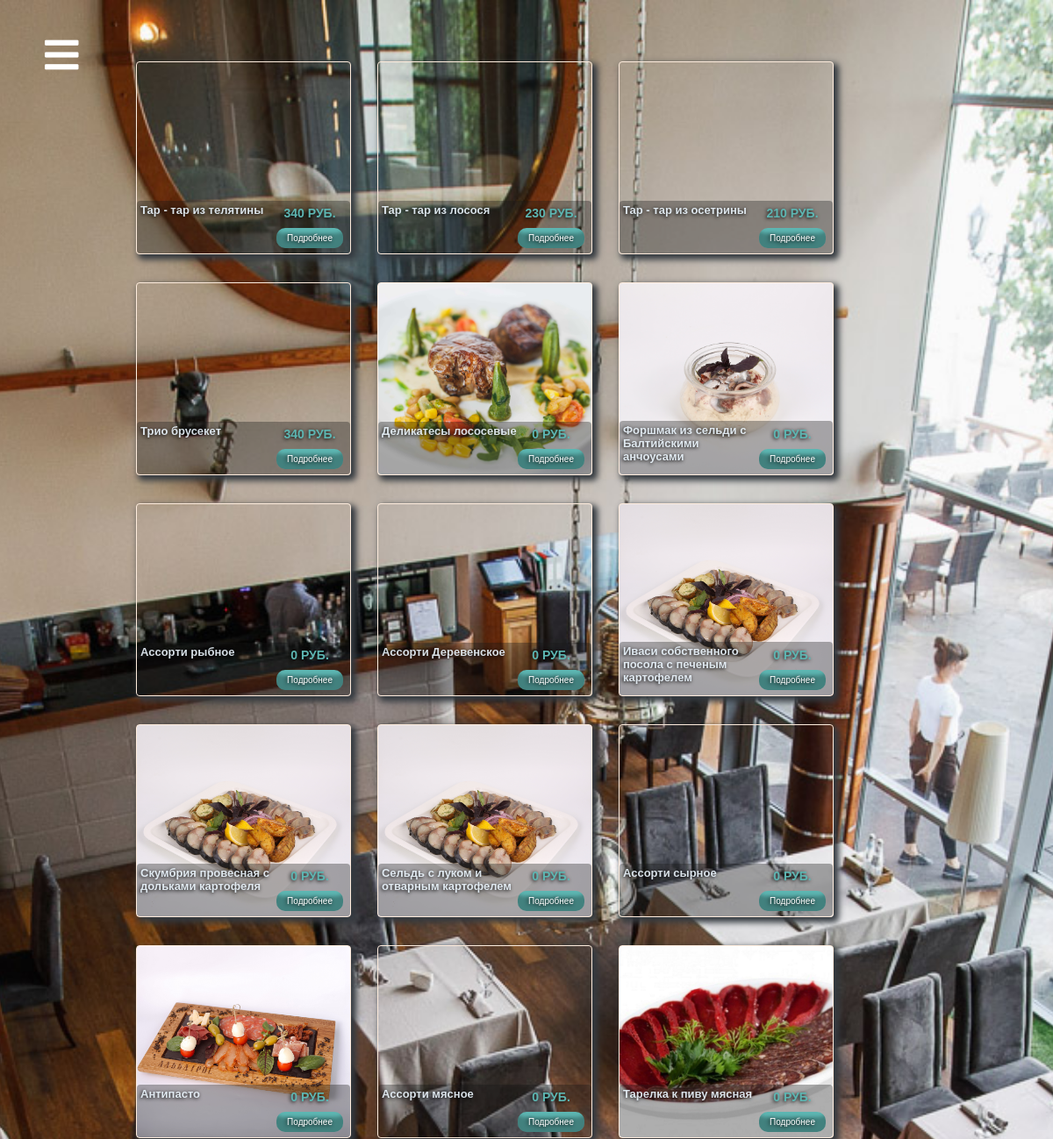
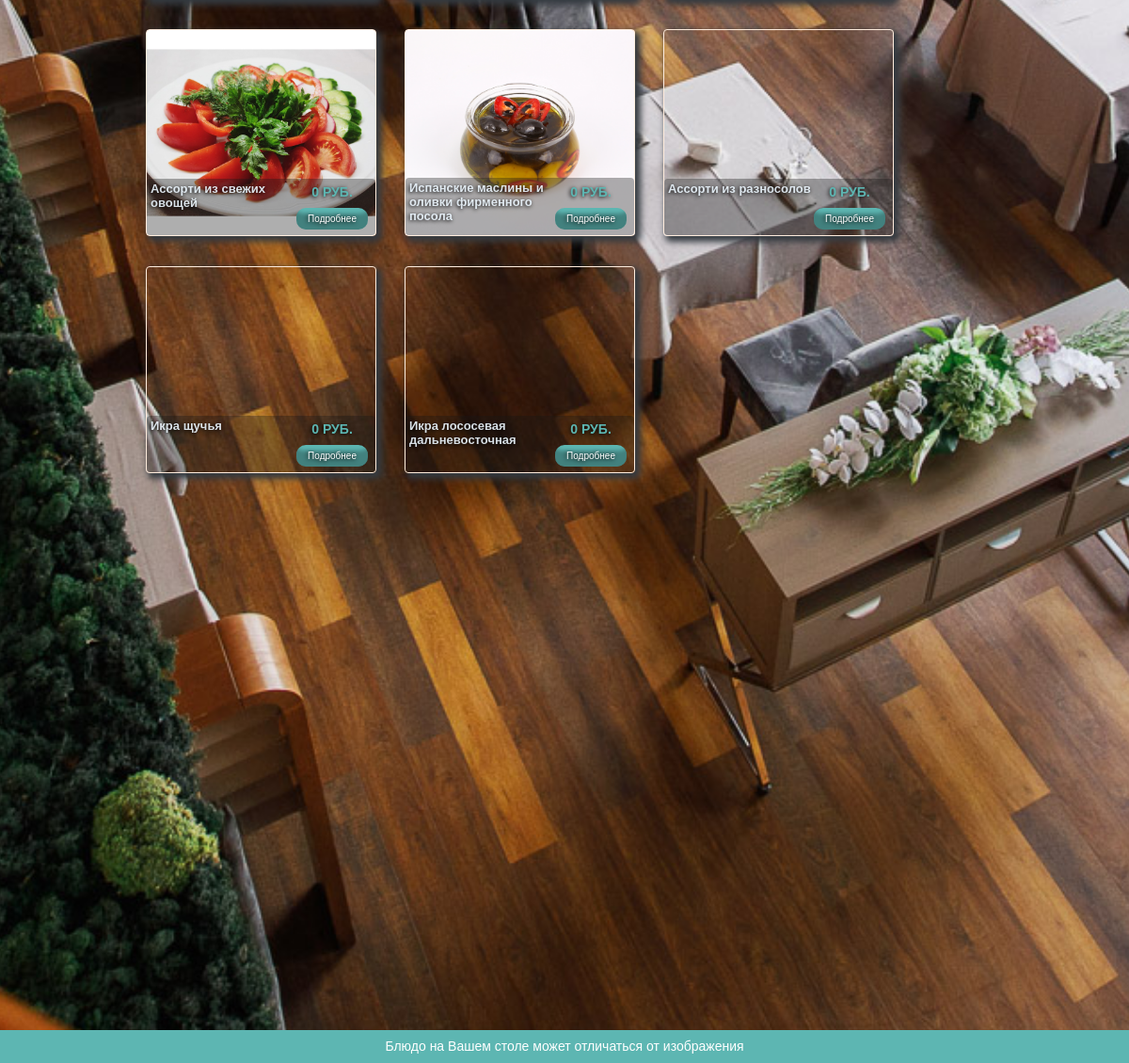
/1/, run on the app's committed database (2 pictures, top to bottom).
### menu/models.py (models this page shows, shortened)
class Dishes1(models.Model):
    title = models.CharField(max_length=200)
    main_photo = models.ImageField(verbose_name="Фото блюда", upload_to='img/dishes')
    text = models.TextField(verbose_name='Описание блюда', blank=True)
    price = models.CharField(default='0', max_length=200, verbose_name='Стоимость( Указываем только цифру)', blank=True)
    weight = models.CharField(default='0',max_length=200, verbose_name='Вес( Указываем только цифру)', blank=True)
    class Meta:
        verbose_name = 'Блюдо страницы (Холодные закуски)'
        verbose_name_plural = 'Блюда страницы (Холодные закуски)'

### menu/views.py (the view)
# urls.py: path('1/', views.page1, name='page1'),
def page1(request):
    context={}
    context['arrDishes'] = list(enumerate(Dishes1.objects.all()))
    context['title'] = Header.objects.all()[0].title
    context['background'] = Header.objects.all()[0].background
    context['top_pic'] = Header.objects.all()[0].top_pic
    context['menuitems'] = list(enumerate(MenuItem.objects.all(),1))
    return render(request, 'menu/page1.html', context)

### menu/templates/menu/page1.html
{% extends 'menu/base.html' %}
{% block content %}
					{% for idx, dish in arrDishes %}
					<div class="col-sm-6 col-lg-4">
						<div class="card" style="background: url({{ MEDIA_URL }}{{ dish.main_photo }}) no-repeat center/cover;">
							<div class="card__content d-flex">
								<h3 class="card__title">
									{{ dish.title }}
								</h3>
								<div class="price">
									<span>
										{{ dish.price }} руб.
									</span>
									<a id="{{ idx }}" href="#exampleModal" class="card__btn call">
										Подробнее
									</a>
								</div>
							</div>
						</div>
					</div>
					{% endfor %}
{% endblock %}

### menu/templates/menu/base.html (shortened to what this page needs)
<!DOCTYPE html>
<html lang="ru">
<head>
{% load static %}
	<link rel="stylesheet" href="https://use.fontawesome.com/releases/v5.8.2/css/all.css">
	<link rel="stylesheet" href="{% static 'css/jquery.arcticmodal-0.3.css'%}">
	<link rel="stylesheet" href="{% static 'css/bootstrap-reboot.min.css'%}">
	<link rel="stylesheet" href="{% static 'css/bootstrap.min.css'%}">
	<link rel="stylesheet" href="{% static 'css/main.css'%}">
</head>
<body style="background: url({{ MEDIA_URL }}{{ background }}) no-repeat center/cover fixed;">
	<header id="header" class="header">
		<div class="container">
			<div class="row d-flex">
				<div class="col-1 noPadding">
					<button class="menu-open">
						<i class="fa fa-bars"></i>
					</button>
				</div>
				<div class="galery d-flex col col-md-9">
					{% block content %}
					{% endblock %}
				</div>
			</div>
		</div>
	</header>
	<footer id="footer" class="footer">
		<div class="container">
			<div class="row">
				<p class="credits__title">
					Блюдо на Вашем столе может отличаться от изображения
				</p>
			</div>
		</div>
	</footer>
</body>
</html>

### menu/static/css/main.css (style rules this page uses)
body { font-family: 'Helvetica', sans-serif; color: #2d3033; padding: 0; margin: 0; font-size: 14px; letter-spacing: 0em; overflow:visible !important; }
div, p, form, input, a, span, button { box-sizing: border-box; }
p { margin: 0; letter-spacing: 0em; font-weight: 400; }
a { text-decoration: none; color: #fff; padding: 0; }
h1, h2, h3, h4, h5, h6 { font-weight: 700; line-height: 1.15em }
h3 { font-size: 13px; text-shadow: -1px 1px 4px black; }
a, a:hover, a:active { text-decoration: none; color: white; }
a, button, input { transition: all 0.5s ease; }
input, input:hover, input:focus, input:active, button, button:hover, button:focus, button:active { outline: none; }
span { font-size: 14px; font-weight: 700; text-transform: uppercase; text-shadow: -1px 1px 4px black; }
.row { margin: 0; }
.header .container { padding-top: 40px; }
.header { color: #fff; }
i { font-size: 44px; }
.galery { max-width: none; flex-wrap: wrap; padding-top: 30px; }
.card { background-color: #0000002b; border: none; width: 100%; height: 220px; margin-bottom: 32px; box-shadow: 4px 4px 7px 2px #343a40; border: 1px solid #FFEDDE; }
.card__content { text-transform: none; color: #edf7ffe6; width: 100%; background-color: #19171759; padding: 4px; border-radius: 4px; margin-top: auto; }
.card span { color: #5DB6B2; text-align: center; display: block; padding-bottom: 6px; }
.card__btn { font-size: 10px; padding: 6px 12px; background: #5DB6B2; box-shadow: inset 0px -27px 4px -10px rgba(0, 0, 0, 0.29); text-shadow: -1px 1px 4px black; border-radius: 10px; }
.price { margin-left: auto; margin-top: auto; padding-bottom: 4px; padding-right: 4px; }
.menu-open { background: none; border: 0; color: #fff; cursor: pointer; }
.footer { margin-top: 70vh; background:#5DB6B2; color: #fff; }
.credits__title { margin: 7px auto; }

### data on the page
Dishes1: title "Тар - тар из телятины", price "340"
Dishes1: title "Тар - тар из лосося", price "230"
Dishes1: title "Тар - тар из осетрины", price "210"
Dishes1: title "Трио брусекет", price "340"
Dishes1: main_photo (picture), title "Деликатесы лососевые", price "0"
Dishes1: main_photo (picture), title "Форшмак из сельди с Балтийскими анчоусами", price "0"
Dishes1: title "Ассорти рыбное", price "0"
Dishes1: title "Ассорти Деревенское", price "0"
Dishes1: main_photo (picture), title "Иваси собственного посола с печеным картофелем", price "0"
Dishes1: main_photo (picture), title "Скумбрия провесная с дольками картофеля", price "0"
Dishes1: main_photo (picture), title "Сельдь с луком и отварным картофелем", price "0"
Dishes1: title "Ассорти сырное", price "0"
Dishes1: main_photo (picture), title "Антипасто", price "0"
Dishes1: title "Ассорти мясное", price "0"
Dishes1: main_photo (picture), title "Тарелка к пиву мясная", price "0"
Dishes1: main_photo (picture), title "Ассорти из свежих овощей", price "0"
Dishes1: main_photo (picture), title "Испанские маслины и оливки фирменного посола", price "0"
Dishes1: title "Ассорти из разносолов", price "0"
Dishes1: title "Икра щучья", price "0"
Dishes1: title "Икра лососевая дальневосточная", price "0"
